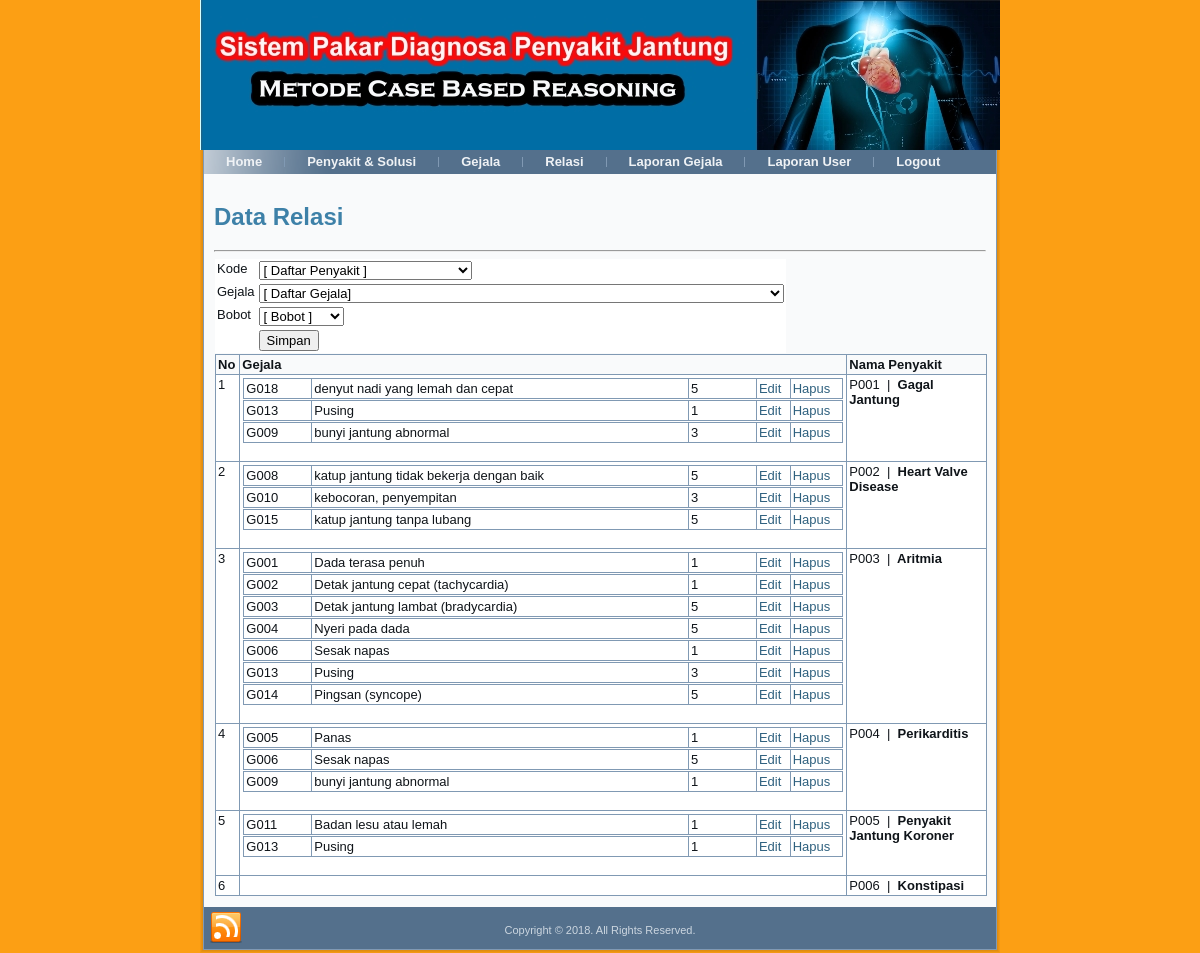
Page /admin/haladmin.php?top=relasi.php on the committed database.
### tables this page shows
CREATE TABLE `penyakit_solusi` (
  `kd_penyakit` char(4) NOT NULL,
  `nama_penyakit` varchar(30) DEFAULT NULL,
  `definisi` text,
  `solusi` text
);

CREATE TABLE `relasi` (
  `id_relasi` int(4) NOT NULL,
  `kd_gejala` char(4) NOT NULL,
  `kd_penyakit` char(4) NOT NULL,
  `bobot` int(1) NOT NULL
);

CREATE TABLE `gejala` (
  `kd_gejala` char(4) NOT NULL,
  `gejala` varchar(100) NOT NULL
);

### admin/relasi.php (the view, shortened to what this page needs)
<html>
<head>
</head>
<body>
<h2>Data Relasi </h2><hr>
<div class="konten">
<form id="form1" name="form1" method="post" action="relasisim.php" enctype="multipart/form-data"><div>
  <table class="tab" width="528" border="0" align="center" cellpadding="4" cellspacing="1" bordercolor="#F0F0F0" bgcolor="#CCCC99">
      <tr bgcolor="#FFFFFF">
        <td>Kode</td>
        <td><label>
        <select name="TxtKdPenyakit" id="TxtKdPenyakit">
          <option value="NULL">[ Daftar Penyakit ]</option>
        </select>
        </label></td>
      </tr>
      <tr bgcolor="#FFFFFF">
        <td width="124">Gejala</td>
        <td width="224">
          <select name="TxtKdGejala" id="TxtKdGejala">
            <option value="NULL">[ Daftar Gejala]</option>
          </select>
         </td>
      </tr>
      <tr bgcolor="#FFFFFF">
        <td>Bobot</td>
        <td><select name="txtbobot" id="txtbobot">
        <option value="0">[ Bobot ]</option>
        </select></td>
      </tr>
      <tr bgcolor="#FFFFFF">
        <td>&nbsp;</td>
        <td><input type="submit" name="Submit" value="Simpan" /></td>
      </tr>
    </table>
  </div>
</form>
<table width="100%" border="0" cellpadding="4" cellspacing="1" bordercolor="#F0F0F0" >
  <tr>
    <td width="32"><strong>No</strong></td>
    <td width="105"><strong>Gejala</strong></td>
    <td width="535"><strong>Nama Penyakit</strong><span style="float:right; margin-right:25px;"><strong></strong></span></td>
    </tr>
    <?php
    $query=mysql_query("SELECT relasi.kd_gejala,relasi.kd_penyakit,penyakit_solusi.kd_penyakit,penyakit_solusi.nama_penyakit AS penyakit FROM relasi,penyakit_solusi WHERE penyakit_solusi.kd_penyakit=relasi.kd_penyakit GROUP BY relasi.kd_penyakit")or die(mysql_error());
	$no=0;
	while($row=mysql_fetch_array($query)){
	$idpenyakit=$row['kd_penyakit'];
	$no++;
	?>
  <tr bgcolor="#FFFFFF" bordercolor="#333333">
    <td valign="top"><?php echo $no;?></td>
    <td valign="top"><?php
	$query2=mysql_query("SELECT relasi.id_relasi,relasi.kd_gejala,relasi.bobot,relasi.kd_penyakit,gejala.gejala AS namagejala FROM relasi,gejala WHERE relasi.kd_penyakit='$idpenyakit' AND gejala.kd_gejala=relasi.kd_gejala")or die(mysql_error());
	while ($row2=mysql_fetch_array($query2)){
		echo "<table width='600' border='0' cellpadding='4' cellspacing='1' bordercolor='#F0F0F0' bgcolor='#DBEAF5'>";
		echo "<tr bgcolor='#FFFFFF' bordercolor='#333333'>";
		echo "<td width='50'>$row2[kd_gejala]</td>";
		echo "<td width='300'>$row2[namagejala]</td>";
		echo "<td width='50'>$row2[bobot]</td>";
		echo "<td width='20'><a title='Edit Relasi' href='haladmin.php?top=edit_relasi.php&id_relasi=$row2[id_relasi]'>Edit</a></td>";
		echo "<td width='20'><a title='Hapus Relasi' style='cursor:pointer;' onclick='return konfirmasi($row2[id_relasi])'>Hapus</a></td>";
		echo "</tr>";
		echo "</table>";
		}
	?>      <br /></td>
    <td><?php echo $row['kd_penyakit'];?>
      &nbsp;|&nbsp;<strong>
      <?php echo $row['penyakit'];?>
      </strong></td>
    </tr><?php } ?>
</table>
</div>
</body>
</html>

### style.css (style rules this page uses)
.tab tr { border:none; }
.tab tr td { border:none; }
.tab { border:none; }
#art-main, table { font-family: Arial, Helvetica, Sans-Serif; font-style: normal; font-weight: normal; font-size: 13px; }
h1, h2, h3, h4, h5, h6, p, a, ul, ol, li { margin: 0; padding: 0; }
.art-postcontent, .art-postcontent li, .art-postcontent table, .art-postcontent a, .art-postcontent a:link, .art-postcontent a:visited, .art-postcontent a.visited, .art-postcontent a:hover, .art-postcontent a.hovered { font-family: Arial, Helvetica, Sans-Serif; }
h1, h2, h3, h4, h5, h6, h1 a, h2 a, h3 a, h4 a, h5 a, h6 a, h1 a:link, h2 a:link, h3 a:link, h4 a:link, h5 a:link, h6 a:link, h1 a:visited, h2 a:visited, h3 a:visited, h4 a:visited, h5 a:visited, h6 a:visited, h1 a:hover, h2 a:hover, h3 a:hover, h4 a:hover, h5 a:hover, h6 a:hover { font-family: Arial, Helvetica, Sans-Serif; font-style: normal; font-weight: bold; font-size: 32px; text-decoration: none; }
.art-postcontent a { text-decoration: none; color: #2F617F; }
.art-postcontent a:link { text-decoration: none; color: #2F617F; }
.art-postcontent h2 { color: #3E81A8; margin: 19px 0; font-size: 24px; }
html { height:100%; }
body { padding: 0; margin:0; color: #0F1419; height:100%; min-height:100%; background-color: #FAF9F4; background-image: url('images/Bottomnew_texture.jpg'); background-repeat: repeat; background-attachment: fixed; background-position: top left; min-width: 800px; }
form { padding: 0 !important; margin: 0 !important; }
input, select, textarea { vertical-align: middle; font-family: Arial, Helvetica, Sans-Serif; font-style: normal; font-weight: normal; font-size: 13px; }
.art-article table, table.art-article { border-collapse: collapse; margin: 1px; }
.art-article th, .art-article td { padding: 2px; border: solid 1px #8099B3; vertical-align: top; text-align: left; }

### rows in the picture
penyakit_solusi: kd_penyakit "P001", nama_penyakit "Gagal Jantung"
relasi: kd_gejala "G018", kd_gejala.gejala "denyut nadi yang lemah dan cepat", bobot "5"
relasi: kd_gejala "G013", kd_gejala.gejala "Pusing", bobot "1"
relasi: kd_gejala "G009", kd_gejala.gejala "bunyi jantung abnormal", bobot "3"
penyakit_solusi: kd_penyakit "P002", nama_penyakit "Heart Valve Disease"
relasi: kd_gejala "G008", kd_gejala.gejala "katup jantung tidak bekerja dengan baik", bobot "5"
relasi: kd_gejala "G010", kd_gejala.gejala "kebocoran, penyempitan", bobot "3"
relasi: kd_gejala "G015", kd_gejala.gejala "katup jantung tanpa lubang", bobot "5"
penyakit_solusi: kd_penyakit "P003", nama_penyakit "Aritmia"
relasi: kd_gejala "G001", kd_gejala.gejala "Dada terasa penuh", bobot "1"
relasi: kd_gejala "G002", kd_gejala.gejala "Detak jantung cepat (tachycardia)", bobot "1"
relasi: kd_gejala "G003", kd_gejala.gejala "Detak jantung lambat (bradycardia)", bobot "5"
relasi: kd_gejala "G004", kd_gejala.gejala "Nyeri pada dada", bobot "5"
relasi: kd_gejala "G006", kd_gejala.gejala "Sesak napas", bobot "1"
relasi: kd_gejala "G013", kd_gejala.gejala "Pusing", bobot "3"
relasi: kd_gejala "G014", kd_gejala.gejala "Pingsan (syncope)", bobot "5"
penyakit_solusi: kd_penyakit "P004", nama_penyakit "Perikarditis"
relasi: kd_gejala "G005", kd_gejala.gejala "Panas", bobot "1"
relasi: kd_gejala "G006", kd_gejala.gejala "Sesak napas", bobot "5"
relasi: kd_gejala "G009", kd_gejala.gejala "bunyi jantung abnormal", bobot "1"
penyakit_solusi: kd_penyakit "P005", nama_penyakit "Penyakit Jantung Koroner"
relasi: kd_gejala "G011", kd_gejala.gejala "Badan lesu atau lemah", bobot "1"
relasi: kd_gejala "G013", kd_gejala.gejala "Pusing", bobot "1"
penyakit_solusi: kd_penyakit "P006", nama_penyakit "Konstipasi"
